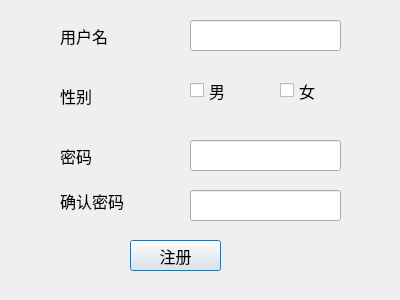
<?xml version="1.0" encoding="UTF-8"?>
<ui version="4.0">
 <class>RegisterDlg</class>
 <widget class="QDialog" name="RegisterDlg">
  <property name="geometry">
   <rect>
    <x>0</x>
    <y>0</y>
    <width>400</width>
    <height>300</height>
   </rect>
  </property>
  <property name="windowTitle">
   <string>Dialog</string>
  </property>
  <widget class="QLineEdit" name="nameEdit">
   <property name="geometry">
    <rect>
     <x>190</x>
     <y>20</y>
     <width>151</width>
     <height>31</height>
    </rect>
   </property>
  </widget>
  <widget class="QLineEdit" name="pwdEdit">
   <property name="geometry">
    <rect>
     <x>190</x>
     <y>140</y>
     <width>151</width>
     <height>31</height>
    </rect>
   </property>
   <property name="echoMode">
    <enum>QLineEdit::PasswordEchoOnEdit</enum>
   </property>
  </widget>
  <widget class="QLineEdit" name="rePwdEdit">
   <property name="geometry">
    <rect>
     <x>190</x>
     <y>190</y>
     <width>151</width>
     <height>31</height>
    </rect>
   </property>
   <property name="echoMode">
    <enum>QLineEdit::PasswordEchoOnEdit</enum>
   </property>
  </widget>
  <widget class="QCheckBox" name="manCheck">
   <property name="geometry">
    <rect>
     <x>190</x>
     <y>75</y>
     <width>54</width>
     <height>31</height>
    </rect>
   </property>
   <property name="font">
    <font>
     <pointsize>12</pointsize>
    </font>
   </property>
   <property name="text">
    <string>男</string>
   </property>
  </widget>
  <widget class="QCheckBox" name="womanCheck">
   <property name="geometry">
    <rect>
     <x>280</x>
     <y>75</y>
     <width>54</width>
     <height>31</height>
    </rect>
   </property>
   <property name="font">
    <font>
     <pointsize>12</pointsize>
    </font>
   </property>
   <property name="text">
    <string>女</string>
   </property>
  </widget>
  <widget class="QLabel" name="nameLabel">
   <property name="geometry">
    <rect>
     <x>60</x>
     <y>20</y>
     <width>121</width>
     <height>31</height>
    </rect>
   </property>
   <property name="font">
    <font>
     <pointsize>12</pointsize>
    </font>
   </property>
   <property name="text">
    <string>用户名</string>
   </property>
  </widget>
  <widget class="QLabel" name="sexLabel">
   <property name="geometry">
    <rect>
     <x>60</x>
     <y>80</y>
     <width>91</width>
     <height>31</height>
    </rect>
   </property>
   <property name="font">
    <font>
     <pointsize>12</pointsize>
    </font>
   </property>
   <property name="text">
    <string>性别</string>
   </property>
  </widget>
  <widget class="QLabel" name="pwdLabel">
   <property name="geometry">
    <rect>
     <x>60</x>
     <y>140</y>
     <width>141</width>
     <height>31</height>
    </rect>
   </property>
   <property name="font">
    <font>
     <pointsize>12</pointsize>
    </font>
   </property>
   <property name="text">
    <string>密码</string>
   </property>
  </widget>
  <widget class="QLabel" name="rePwdLabel">
   <property name="geometry">
    <rect>
     <x>60</x>
     <y>180</y>
     <width>111</width>
     <height>41</height>
    </rect>
   </property>
   <property name="font">
    <font>
     <pointsize>12</pointsize>
    </font>
   </property>
   <property name="text">
    <string>确认密码</string>
   </property>
  </widget>
  <widget class="QPushButton" name="pushButton">
   <property name="geometry">
    <rect>
     <x>130</x>
     <y>240</y>
     <width>91</width>
     <height>31</height>
    </rect>
   </property>
   <property name="font">
    <font>
     <pointsize>12</pointsize>
    </font>
   </property>
   <property name="text">
    <string>注册</string>
   </property>
  </widget>
  <widget class="QLabel" name="label">
   <property name="geometry">
    <rect>
     <x>-6</x>
     <y>-1</y>
     <width>411</width>
     <height>301</height>
    </rect>
   </property>
   <property name="text">
    <string/>
   </property>
   <property name="pixmap">
    <pixmap resource="src.qrc">:/img/bkg</pixmap>
   </property>
   <property name="scaledContents">
    <bool>true</bool>
   </property>
  </widget>
  <zorder>label</zorder>
  <zorder>nameEdit</zorder>
  <zorder>pwdEdit</zorder>
  <zorder>rePwdEdit</zorder>
  <zorder>manCheck</zorder>
  <zorder>womanCheck</zorder>
  <zorder>nameLabel</zorder>
  <zorder>sexLabel</zorder>
  <zorder>pwdLabel</zorder>
  <zorder>rePwdLabel</zorder>
  <zorder>pushButton</zorder>
 </widget>
 <resources>
  <include location="src.qrc"/>
 </resources>
 <connections/>
</ui>
